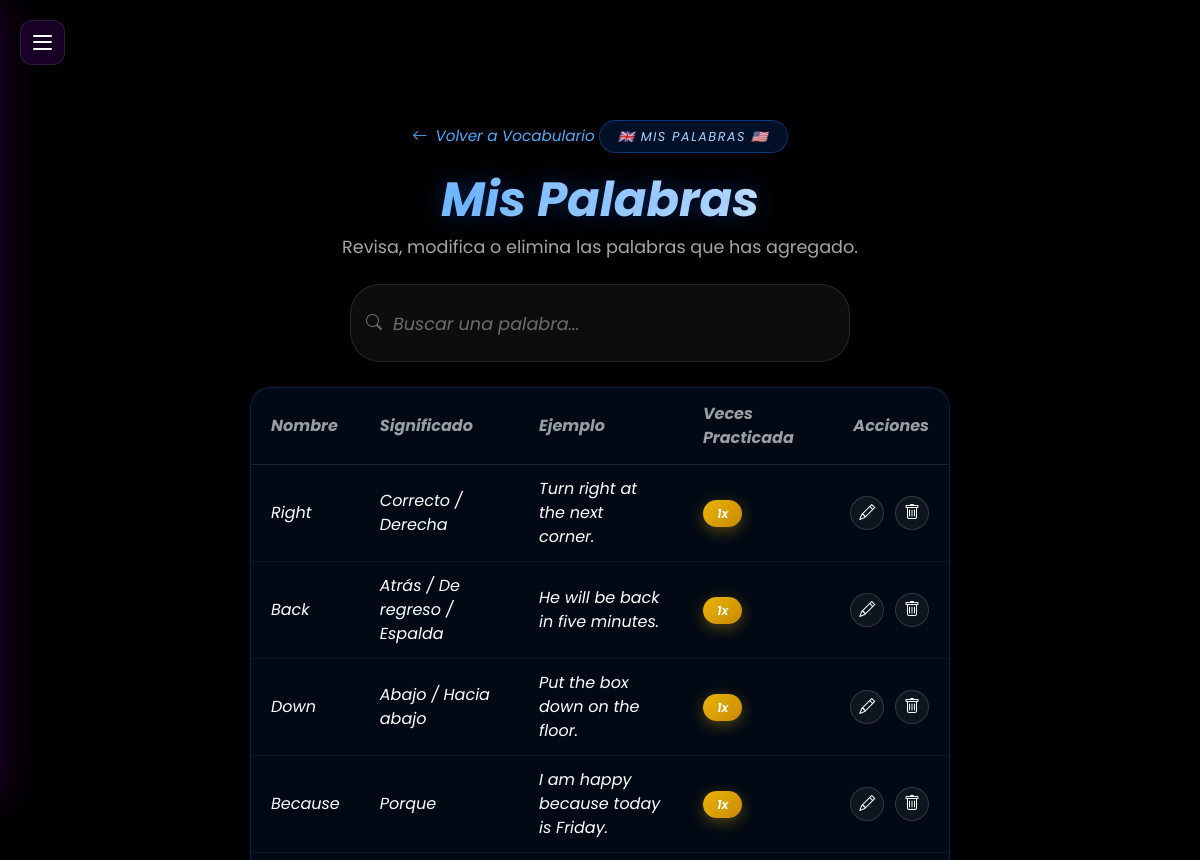
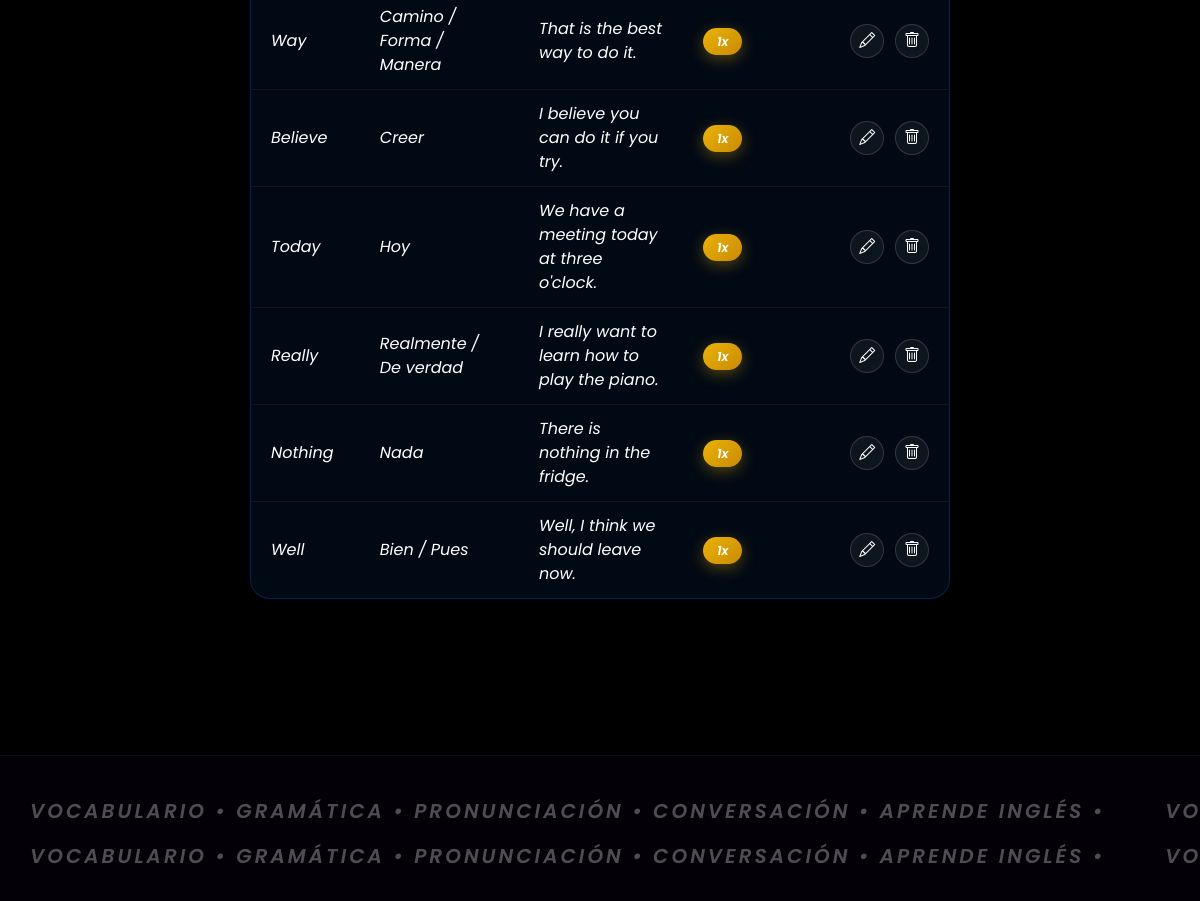
/menu/ingles/vocabulario/lista (signed in), run on an earlier commit of the app's database (2 pictures, top to bottom).
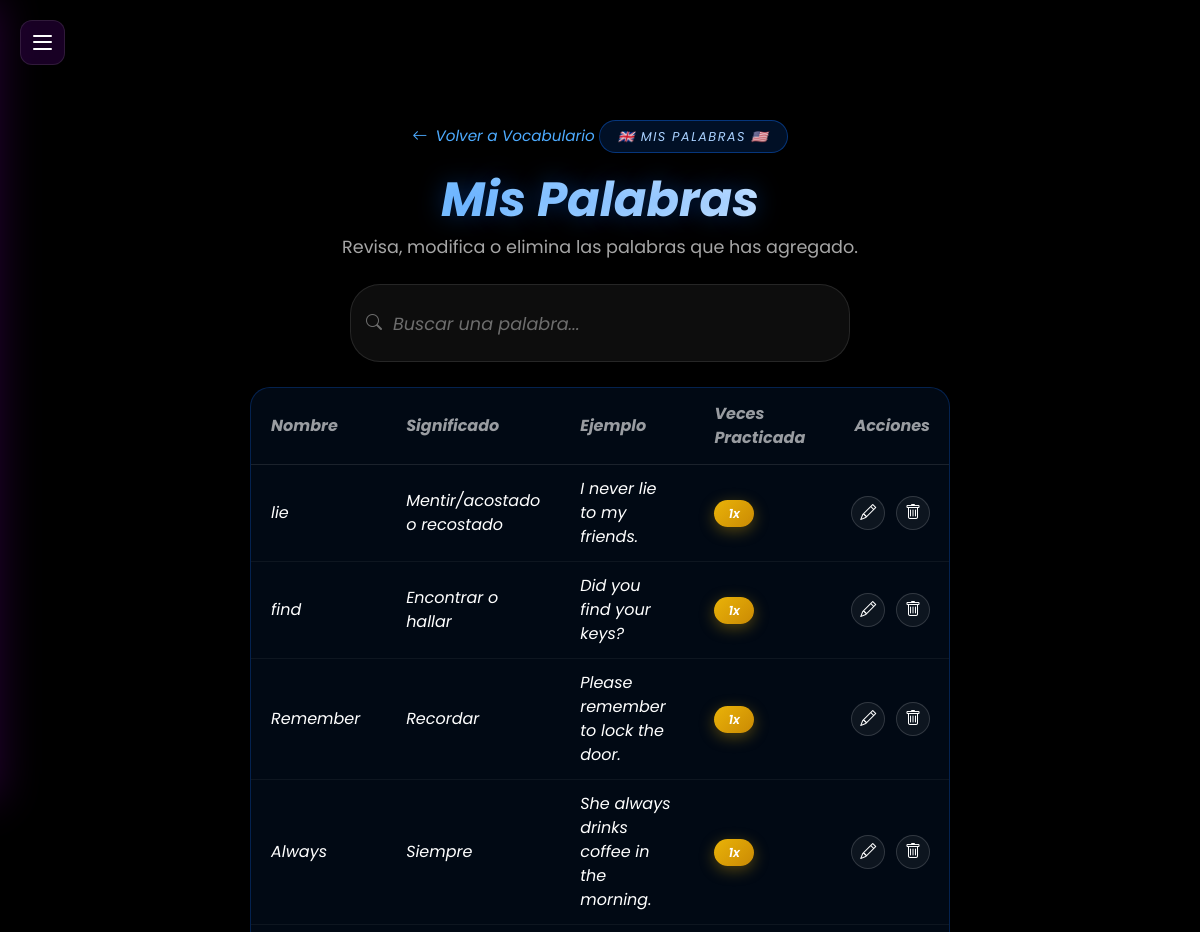
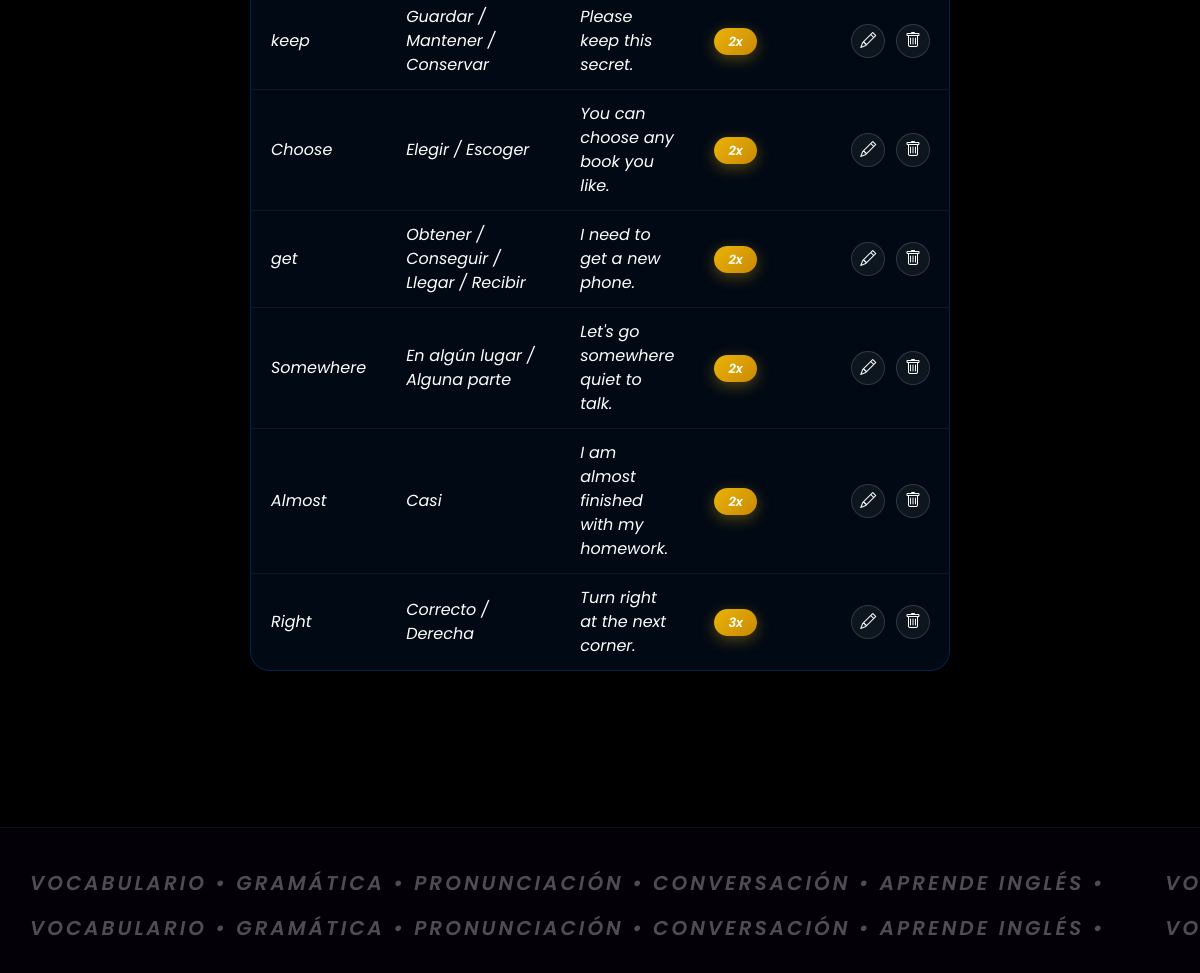
And on a later commit of the database (2 pictures, top to bottom).
### app/models/vocabulario.py (models this page shows, shortened)
class Vocabulario(db.Model):
    __tablename__ = 'vocabularios'
    idVocab = db.Column(db.Integer, primary_key=True)
    idUser = db.Column(db.Integer, db.ForeignKey('users.idUser'), nullable=False)
    nombre = db.Column(db.String(120), nullable=False)
    significado = db.Column(db.String(255), nullable=False)
    ejemplos = db.Column(db.String(500), nullable=True)
    createdAt = db.Column(db.DateTime, default=datetime.now)

### app/routes/menu_route.py (the view)
@bp.route('/ingles/vocabulario/lista')
@login_required
def vocabulario_lista():
    busqueda = request.args.get('q', '', type=str).strip()
    query = Vocabulario.query.filter_by(idUser=current_user.idUser)
    if busqueda:
        like = f'%{busqueda}%'
        query = query.filter(
            db.or_(Vocabulario.nombre.ilike(like), Vocabulario.significado.ilike(like))
        )
    query = query.order_by(Vocabulario.createdAt.desc())
    total = query.count()
    POR_PAGINA = 10
    total_paginas = max(1, ceil(total / POR_PAGINA))
    pagina = request.args.get('page', 1, type=int)
    pagina = min(max(pagina, 1), total_paginas)
    palabras = query.offset((pagina - 1) * POR_PAGINA).limit(POR_PAGINA).all()
    conteo_por_palabra = defaultdict(int)
    for r in VocabularioRegistro.query.filter_by(idUser=current_user.idUser).all():
        if r.idVocab is not None:
            conteo_por_palabra[r.idVocab] += 1
    letras_flotantes = get_letras_flotantes(current_user.idUser)
    return render_template(
        'menu/vocabulario_lista.html',
        palabras=palabras,
        conteo_por_palabra=conteo_por_palabra,
        letras_flotantes=letras_flotantes,
        busqueda=busqueda,
        pagina=pagina,
        total_paginas=total_paginas,
        total=total,
    )

### app/routes/menu_route.py (called while the page is built)
def get_letras_flotantes(id_user):
    nombres = [p.nombre for p in Vocabulario.query.filter_by(idUser=id_user).all()]
    if not nombres:
        nombres = ['Hello', 'ABC', 'Learn', 'Yes', 'Go', 'Book', 'Fast', 'Easy', 'Words', 'English']
    letras = []
    i = 0
    while len(letras) < 10:
        letras.append(nombres[i % len(nombres)])
        i += 1
    return letras

### app/templates/menu/vocabulario_lista.html (shortened to what this page needs)
{% extends "base.html" %}
{% block extra_css %}
<link rel="stylesheet" href="{{ url_for('static', filename='css/ingles.css') }}">
<link rel="stylesheet" href="{{ url_for('static', filename='css/vocabulario.css') }}">
{% endblock %}
{% block content %}
<button class="hamburger-menu" id="sidebarToggle">
    <span></span>
    <span></span>
    <span></span>
</button>
<div class="ingles-letters">
</div>
<div class="ingles-wrapper">
    <div class="text-center mb-4 fade-in-section ingles-hero">
        <a href="{{ url_for('menu.vocabulario') }}" class="vocabulario-back">
            <i class="bi bi-arrow-left"></i> Volver a Vocabulario
        </a>
        <span class="ingles-flag-badge">🇬🇧 Mis Palabras 🇺🇸</span>
        <h1 class="ingles-title">Mis Palabras</h1>
        <p class="ingles-desc">Revisa, modifica o elimina las palabras que has agregado.</p>
    </div>
    <form method="GET" action="{{ url_for('menu.vocabulario_lista') }}" class="vocab-search-form fade-in-section">
        <i class="bi bi-search"></i>
        <input type="text" name="q" value="{{ busqueda }}" placeholder="Buscar una palabra..." class="form-control glass-input">
    </form>
    {% if palabras %}
    <div class="vocab-history-table-wrapper fade-in-section">
        <table class="vocab-history-table">
            <thead>
                <tr>
                    <th>Nombre</th>
                    <th>Significado</th>
                    <th>Ejemplo</th>
                    <th>Veces Practicada</th>
                    <th style="text-align: right;">Acciones</th>
                </tr>
            </thead>
            <tbody>
                {% for p in palabras %}
                <tr>
                    <td>{{ p.nombre }}</td>
                    <td>{{ p.significado }}</td>
                    <td>{{ p.ejemplos or '—' }}</td>
                    <td>
                        {% set veces = conteo_por_palabra.get(p.idVocab, 0) %}
                        {% if veces > 0 %}
                        <span class="vocab-history-badge vocab-rating-medium">{{ veces }}x</span>
                        {% else %}
                        <span class="vocab-veces-nunca">Aún no</span>
                        {% endif %}
                    </td>
                    <td style="text-align: right; white-space: nowrap;">
                        <button type="button" class="vocab-row-btn vocab-row-edit"
                            onclick="openVocabEditModal({{ p.idVocab }}, '{{ p.nombre|escape }}', '{{ p.significado|escape }}', '{{ (p.ejemplos or '')|escape }}')">
                            <i class="bi bi-pencil"></i>
                        </button>
                        <button type="button" class="vocab-row-btn vocab-row-delete"
                            onclick="openVocabDeleteModal({{ p.idVocab }}, '{{ p.nombre|escape }}')">
                            <i class="bi bi-trash"></i>
                        </button>
                    </td>
                </tr>
                {% endfor %}
            </tbody>
        </table>
    </div>
    {% endif %}
</div>
{% endblock %}
{% block footer %}
<footer class="futuristic-footer">
    <div class="marquee-container">
        <div class="marquee-track track-ltr">
            <div class="marquee-content">
                <span>Vocabulario &bull; Gramática &bull; Pronunciación &bull; Conversación &bull; Aprende Inglés &bull;</span>
                <span>Vocabulario &bull; Gramática &bull; Pronunciación &bull; Conversación &bull; Aprende Inglés &bull;</span>
            </div>
        </div>
        <div class="marquee-track track-rtl">
            <div class="marquee-content">
                <span>Vocabulario &bull; Gramática &bull; Pronunciación &bull; Conversación &bull; Aprende Inglés &bull;</span>
                <span>Vocabulario &bull; Gramática &bull; Pronunciación &bull; Conversación &bull; Aprende Inglés &bull;</span>
            </div>
        </div>
    </div>
</footer>
{% endblock %}

What changed in the data, as far as the page shows it:
no longer on this page (row unchanged): Vocabulario: nombre "Back", significado "Atrás / De regreso / Espalda", ejemplos "He will be back in five minutes.", idUser "1"
no longer on this page (row unchanged): Vocabulario: nombre "Down", significado "Abajo / Hacia abajo", ejemplos "Put the box down on the floor.", idUser "1"
no longer on this page (row unchanged): Vocabulario: nombre "Because", significado "Porque", ejemplos "I am happy because today is Friday.", idUser "1"
no longer on this page (row unchanged): Vocabulario: nombre "Way", significado "Camino / Forma / Manera", ejemplos "That is the best way to do it.", idUser "1"
no longer on this page (row unchanged): Vocabulario: nombre "Believe", significado "Creer", ejemplos "I believe you can do it if you try.", idUser "1"
no longer on this page (row unchanged): Vocabulario: nombre "Today", significado "Hoy", ejemplos "We have a meeting today at three o'clock.", idUser "1"
no longer on this page (row unchanged): Vocabulario: nombre "Really", significado "Realmente / De verdad", ejemplos "I really want to learn how to play the piano.", idUser "1"
no longer on this page (row unchanged): Vocabulario: nombre "Nothing", significado "Nada", ejemplos "There is nothing in the fridge.", idUser "1"
no longer on this page (row unchanged): Vocabulario: nombre "Well", significado "Bien / Pues", ejemplos "Well, I think we should leave now.", idUser "1"
added Vocabulario: nombre "lie", significado "Mentir/acostado o recostado", ejemplos "I never lie to my friends.", idUser "1"
added Vocabulario: nombre "find", significado "Encontrar o hallar", ejemplos "Did you find your keys?", idUser "1"
added Vocabulario: nombre "Remember", significado "Recordar", ejemplos "Please remember to lock the door.", idUser "1"
added Vocabulario: nombre "Always", significado "Siempre", ejemplos "She always drinks coffee in the morning.", idUser "1"
added Vocabulario: nombre "keep", significado "Guardar / Mantener / Conservar", ejemplos "Please keep this secret.", veces "2"
added Vocabulario: nombre "Choose", significado "Elegir / Escoger", ejemplos "You can choose any book you like.", veces "2"
added Vocabulario: nombre "get", significado "Obtener / Conseguir / Llegar / Recibir", ejemplos "I need to get a new phone.", veces "2"
added Vocabulario: nombre "Somewhere", significado "En algún lugar / Alguna parte", ejemplos "Let's go somewhere quiet to talk.", veces "2"
added Vocabulario: nombre "Almost", significado "Casi", ejemplos "I am almost finished with my homework.", veces "2"
computed for Vocabulario "Right": idUser "1" → "3"
